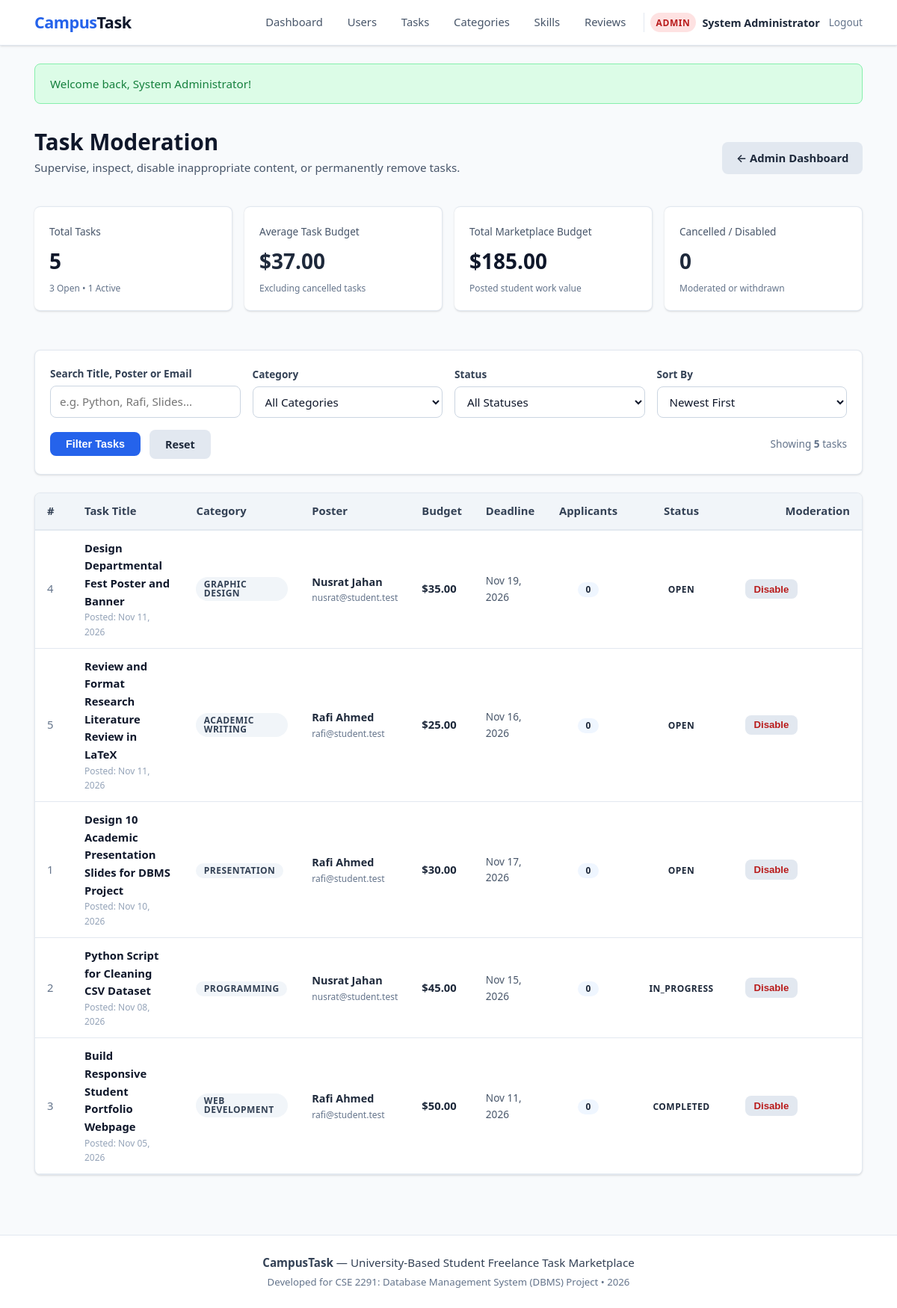
Screenshot of /admin/tasks.php (signed in) with the database file from the repository.
### tables this page shows
CREATE TABLE IF NOT EXISTS `tasks` (
    `task_id` INT AUTO_INCREMENT PRIMARY KEY,
    `poster_id` INT NOT NULL,
    `category_id` INT NOT NULL,
    `title` VARCHAR(200) NOT NULL,
    `description` TEXT NOT NULL,
    `budget` DECIMAL(10, 2) NOT NULL DEFAULT 0.00,
    `deadline` DATE NOT NULL,
    `status` ENUM('OPEN', 'IN_PROGRESS', 'COMPLETED', 'CANCELLED') NOT NULL DEFAULT 'OPEN',
    `created_at` DATETIME NOT NULL DEFAULT CURRENT_TIMESTAMP,
    `updated_at` DATETIME NOT NULL DEFAULT CURRENT_TIMESTAMP ON UPDATE CURRENT_TIMESTAMP,
    CONSTRAINT `chk_task_budget_non_negative` CHECK (`budget` >= 0),
    CONSTRAINT `fk_tasks_poster` 
        FOREIGN KEY (`poster_id`) REFERENCES `users` (`user_id`) 
        ON DELETE CASCADE ON UPDATE CASCADE,
    CONSTRAINT `fk_tasks_category` 
        FOREIGN KEY (`category_id`) REFERENCES `categories` (`category_id`) 
        ON DELETE RESTRICT ON UPDATE CASCADE
);

CREATE TABLE IF NOT EXISTS `categories` (
    `category_id` INT AUTO_INCREMENT PRIMARY KEY,
    `category_name` VARCHAR(100) NOT NULL UNIQUE,
    `description` TEXT NULL,
    `created_at` DATETIME NOT NULL DEFAULT CURRENT_TIMESTAMP
);

CREATE TABLE IF NOT EXISTS `users` (
    `user_id` INT AUTO_INCREMENT PRIMARY KEY,
    `full_name` VARCHAR(100) NOT NULL,
    `email` VARCHAR(150) NOT NULL UNIQUE,
    `password_hash` VARCHAR(255) NOT NULL,
    `role` ENUM('STUDENT', 'ADMIN') NOT NULL DEFAULT 'STUDENT',
    `account_status` ENUM('ACTIVE', 'DEACTIVATED') NOT NULL DEFAULT 'ACTIVE',
    `created_at` DATETIME NOT NULL DEFAULT CURRENT_TIMESTAMP
);

### config/database.example.php (called while the page is built, shortened)
<?php
function e($value) {
    return htmlspecialchars((string)($value ?? ''), ENT_QUOTES, 'UTF-8');
}

### admin/tasks.php (the view, shortened to what this page needs)
<?php
require_once __DIR__ . '/../includes/auth.php';
$stats_sql = '
    SELECT
        COUNT(*) AS total_tasks,
        SUM(CASE WHEN status = "OPEN" THEN 1 ELSE 0 END) AS open_tasks,
        SUM(CASE WHEN status = "IN_PROGRESS" THEN 1 ELSE 0 END) AS in_progress_tasks,
        SUM(CASE WHEN status = "COMPLETED" THEN 1 ELSE 0 END) AS completed_tasks,
        SUM(CASE WHEN status = "CANCELLED" THEN 1 ELSE 0 END) AS cancelled_tasks,
        COALESCE(ROUND(AVG(CASE WHEN status != "CANCELLED" THEN budget ELSE NULL END), 2), 0.00) AS avg_budget,
        COALESCE(SUM(CASE WHEN status != "CANCELLED" THEN budget ELSE 0 END), 0.00) AS total_budget
    FROM tasks
';
$stats = $pdo->query($stats_sql)->fetch();
$search = trim($_GET['search'] ?? '');
$sort = trim($_GET['sort'] ?? 'newest');
$sort_whitelist = [
    'newest'        => 't.created_at DESC',
    'oldest'        => 't.created_at ASC',
    'budget_high'   => 't.budget DESC',
    'budget_low'    => 't.budget ASC',
    'deadline_near' => 't.deadline ASC',
    'title_az'      => 't.title ASC'
];
$order_by = $sort_whitelist[$sort] ?? 't.created_at DESC';
$where_clauses = [];
$params = [];
$where_sql = !empty($where_clauses) ? 'WHERE ' . implode(' AND ', $where_clauses) : '';
$tasks_query = "
    SELECT
        t.task_id,
        t.poster_id,
        t.title,
        t.budget,
        t.deadline,
        t.status,
        t.created_at,
        c.category_name,
        u.full_name AS poster_name,
        u.email AS poster_email,
        (SELECT COUNT(*) FROM applications a WHERE a.task_id = t.task_id) AS app_count
    FROM tasks t
    JOIN categories c ON t.category_id = c.category_id
    JOIN users u ON t.poster_id = u.user_id
    $where_sql
    ORDER BY $order_by
";
$stmt = $pdo->prepare($tasks_query);
$stmt->execute($params);
$tasks = $stmt->fetchAll();
require_once __DIR__ . '/../includes/header.php';
?>
<div style="max-width: 1200px; margin: 2rem auto;">
    <div style="display: flex; justify-content: space-between; align-items: center; flex-wrap: wrap; gap: 1rem; margin-bottom: 1.5rem;">
        <div>
            <h1 style="font-size: 1.85rem; font-weight: 700; color: var(--gray-900); margin-bottom: 0.25rem;">
                Task Moderation
            </h1>
            <p style="color: var(--gray-600); font-size: 0.95rem;">
                Supervise, inspect, disable inappropriate content, or permanently remove tasks.
            </p>
        </div>
        <a href="<?= BASE_URL ?>/admin/dashboard.php" class="btn btn-secondary">
            &larr; Admin Dashboard
        </a>
    </div>
    <div style="display: grid; grid-template-columns: repeat(auto-fit, minmax(200px, 1fr)); gap: 1rem; margin-bottom: 1.75rem;">
        <div class="card" style="padding: 1.25rem; border-left: 4px solid var(--primary-color);">
            <span style="font-size: 0.85rem; color: var(--gray-600); font-weight: 500;">Total Tasks</span>
            <div style="font-size: 1.75rem; font-weight: 700; color: var(--gray-900); margin-top: 0.25rem;">
                <?= (int)$stats['total_tasks'] ?>
            </div>
            <div style="font-size: 0.75rem; color: var(--gray-500); margin-top: 0.25rem;">
                <?= (int)$stats['open_tasks'] ?> Open &bull; <?= (int)$stats['in_progress_tasks'] ?> Active
            </div>
        </div>
        <div class="card" style="padding: 1.25rem; border-left: 4px solid var(--success-color);">
            <span style="font-size: 0.85rem; color: var(--gray-600); font-weight: 500;">Average Task Budget</span>
            <div style="font-size: 1.75rem; font-weight: 700; color: var(--success-color); margin-top: 0.25rem;">
                $<?= number_format((float)$stats['avg_budget'], 2) ?>
            </div>
            <div style="font-size: 0.75rem; color: var(--gray-500); margin-top: 0.25rem;">
                Excluding cancelled tasks
            </div>
        </div>
        <div class="card" style="padding: 1.25rem; border-left: 4px solid var(--info-color);">
            <span style="font-size: 0.85rem; color: var(--gray-600); font-weight: 500;">Total Marketplace Budget</span>
            <div style="font-size: 1.75rem; font-weight: 700; color: var(--gray-900); margin-top: 0.25rem;">
                $<?= number_format((float)$stats['total_budget'], 2) ?>
            </div>
            <div style="font-size: 0.75rem; color: var(--gray-500); margin-top: 0.25rem;">
                Posted student work value
            </div>
        </div>
        <div class="card" style="padding: 1.25rem; border-left: 4px solid var(--danger-color);">
            <span style="font-size: 0.85rem; color: var(--gray-600); font-weight: 500;">Cancelled / Disabled</span>
            <div style="font-size: 1.75rem; font-weight: 700; color: var(--danger-color); margin-top: 0.25rem;">
                <?= (int)$stats['cancelled_tasks'] ?>
            </div>
            <div style="font-size: 0.75rem; color: var(--gray-500); margin-top: 0.25rem;">
                Moderated or withdrawn
            </div>
        </div>
    </div>
    <div class="card" style="margin-bottom: 1.5rem;">
        <div class="card-body" style="padding: 1.25rem;">
            <form action="<?= BASE_URL ?>/admin/tasks.php" method="GET">
                <div style="display: grid; grid-template-columns: repeat(auto-fit, minmax(200px, 1fr)); gap: 1rem; align-items: flex-end;">
                    <div class="form-group" style="margin-bottom: 0;">
                        <label for="search" style="font-size: 0.85rem;">Search Title, Poster or Email</label>
                        <input
                            type="text"
                            id="search"
                            name="search"
                            class="form-control"
                            placeholder="e.g. Python, Rafi, Slides..."
                            value="<?= e($search) ?>"
                        >
                    </div>
                    <div class="form-group" style="margin-bottom: 0;">
                        <label for="category_id" style="font-size: 0.85rem;">Category</label>
                        <select id="category_id" name="category_id" class="form-control">
                            <option value="">All Categories</option>
                        </select>
                    </div>
                    <div class="form-group" style="margin-bottom: 0;">
                        <label for="status" style="font-size: 0.85rem;">Status</label>
                        <select id="status" name="status" class="form-control">
                            <option value="">All Statuses</option>
                        </select>
                    </div>
                    <div class="form-group" style="margin-bottom: 0;">
                        <label for="sort" style="font-size: 0.85rem;">Sort By</label>
                        <select id="sort" name="sort" class="form-control">
                            <option value="newest" <?= $sort === 'newest' ? 'selected' : '' ?>>Newest First</option>
                        </select>
                    </div>
                </div>
                <div style="margin-top: 1rem; display: flex; gap: 0.75rem; align-items: center;">
                    <button type="submit" class="btn btn-primary" style="font-size: 0.9rem; padding: 0.45rem 1.25rem;">
                        Filter Tasks
                    </button>
                    <a href="<?= BASE_URL ?>/admin/tasks.php" class="btn btn-secondary" style="font-size: 0.9rem; padding: 0.45rem 1.25rem;">
                        Reset
                    </a>
                    <span style="color: var(--gray-500); font-size: 0.85rem; margin-left: auto;">
                        Showing <strong><?= count($tasks) ?></strong> task<?= count($tasks) === 1 ? '' : 's' ?>
                    </span>
                </div>
            </form>
        </div>
    </div>
    <div class="card">
        <div class="card-body" style="padding: 0;">
            <div style="overflow-x: auto;">
                <table class="table" style="margin-bottom: 0;">
                    <thead>
                        <tr>
                            <th style="width: 50px;">#</th>
                            <th>Task Title</th>
                            <th>Category</th>
                            <th>Poster</th>
                            <th>Budget</th>
                            <th>Deadline</th>
                            <th style="text-align: center;">Applicants</th>
                            <th style="text-align: center;">Status</th>
                            <th style="text-align: right;">Moderation</th>
                        </tr>
                    </thead>
                    <tbody>
                        <?php if (empty($tasks)): ?>
                            <tr>
                                <td colspan="9" style="text-align: center; color: var(--gray-500); padding: 3rem;">
                                    No tasks match your moderation filter.
                                </td>
                            </tr>
                        <?php else: ?>
                            <?php foreach ($tasks as $t): ?>
                                <?php
                                $status_badge = 'badge-success';
                                if ($t['status'] === 'IN_PROGRESS') $status_badge = 'badge-warning';
                                if ($t['status'] === 'COMPLETED') $status_badge = 'badge-info';
                                ?>
                                <tr>
                                    <td style="color: var(--gray-500);"><?= (int)$t['task_id'] ?></td>
                                    <td>
                                        <a href="<?= BASE_URL ?>/student/task-details.php?id=<?= (int)$t['task_id'] ?>" target="_blank" style="font-weight: 600; color: var(--gray-900); text-decoration: none;">
                                            <?= e($t['title']) ?>
                                        </a>
                                        <div style="font-size: 0.75rem; color: var(--gray-400);">
                                            Posted: <?= date('M d, Y', strtotime($t['created_at'])) ?>
                                        </div>
                                    </td>
                                    <td>
                                        <span class="badge" style="background-color: var(--gray-100); color: var(--gray-700);">
                                            <?= e($t['category_name']) ?>
                                        </span>
                                    </td>
                                    <td>
                                        <strong style="color: var(--gray-800); font-size: 0.9rem;"><?= e($t['poster_name']) ?></strong>
                                        <div style="font-size: 0.75rem; color: var(--gray-500);"><?= e($t['poster_email']) ?></div>
                                    </td>
                                    <td style="font-weight: 600; color: var(--success-color);">
                                        $<?= number_format((float)$t['budget'], 2) ?>
                                    </td>
                                    <td style="font-size: 0.85rem; color: var(--gray-600);">
                                        <?= date('M d, Y', strtotime($t['deadline'])) ?>
                                    </td>
                                    <td style="text-align: center;">
                                        <span class="badge" style="background-color: var(--primary-light); color: var(--primary-color);">
                                            <?= (int)$t['app_count'] ?>
                                        </span>
                                    </td>
                                    <td style="text-align: center;">
                                        <span class="badge <?= $status_badge ?>">
                                            <?= e($t['status']) ?>
                                        </span>
                                    </td>
                                    <td style="text-align: right; white-space: nowrap;">
                                        <?php if ($t['status'] !== 'CANCELLED'): ?>
                                            <form action="<?= BASE_URL ?>/admin/tasks.php" method="POST" style="display: inline;" onsubmit="return confirm('Disable Task #<?= (int)$t['task_id'] ?> and mark as CANCELLED?');">
                                                <button type="submit" class="btn btn-secondary btn-sm" style="color: #b91c1c;">
                                                    Disable
                                                </button>
                                            </form>
                                        <?php endif; ?>
                                        <form action="<?= BASE_URL ?>/admin/tasks.php" method="POST" style="display: inline; margin-left: 0.25rem;" onsubmit="return confirm('Permanently delete Task #<?= (int)$t['task_id'] ?> and all related applicant records? This action cannot be undone.');">
                                            <button type="submit" class="btn btn-sm" style="background-color: var(--danger-color); color: #fff;">
                                            </button>
                                        </form>
                                    </td>
                                </tr>
                            <?php endforeach; ?>
                        <?php endif; ?>
                    </tbody>
                </table>
            </div>
        </div>
    </div>
</div>
<?php
require_once __DIR__ . '/../includes/footer.php';
?>

### rows the page displays
tasks: task_id "4", title "Design Departmental Fest Poster and Banner", created_at "Nov 11, 2026", category.category_name "GRAPHIC DESIGN", poster.full_name "Nusrat Jahan", poster.email "nusrat@student.test", budget "35.00", deadline "Nov 19, 2026", app_count "0", status "OPEN"
tasks: task_id "5", title "Review and Format Research Literature Review in LaTeX", created_at "Nov 11, 2026", category.category_name "ACADEMIC WRITING", poster.full_name "Rafi Ahmed", poster.email "rafi@student.test", budget "25.00", deadline "Nov 16, 2026", app_count "0", status "OPEN"
tasks: task_id "1", title "Design 10 Academic Presentation Slides for DBMS Project", created_at "Nov 10, 2026", category.category_name "PRESENTATION", poster.full_name "Rafi Ahmed", poster.email "rafi@student.test", budget "30.00", deadline "Nov 17, 2026", app_count "0", status "OPEN"
tasks: task_id "2", title "Python Script for Cleaning CSV Dataset", created_at "Nov 08, 2026", category.category_name "PROGRAMMING", poster.full_name "Nusrat Jahan", poster.email "nusrat@student.test", budget "45.00", deadline "Nov 15, 2026", app_count "0", status "IN_PROGRESS"
tasks: task_id "3", title "Build Responsive Student Portfolio Webpage", created_at "Nov 05, 2026", category.category_name "WEB DEVELOPMENT", poster.full_name "Rafi Ahmed", poster.email "rafi@student.test", budget "50.00", deadline "Nov 11, 2026", app_count "0", status "COMPLETED"

### other values shown
$user_name "System Administrator"
$flash['message'] "Welcome back, System Administrator!"
$stats['total_tasks'] "5"
$stats['open_tasks'] "3"
$stats['in_progress_tasks'] "1"
$stats['avg_budget'] "37.00"
$stats['total_budget'] "185.00"
$stats['cancelled_tasks'] "0"
count($tasks) "5"
